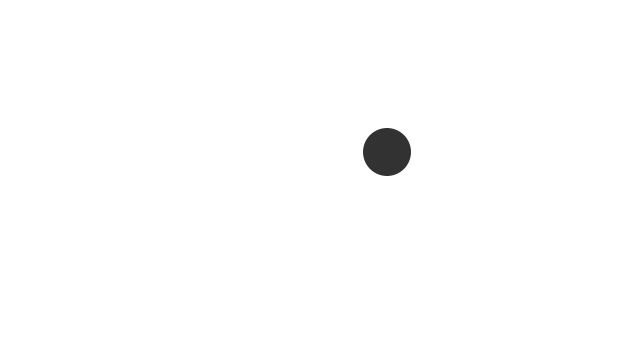
Frame 1 (no input)
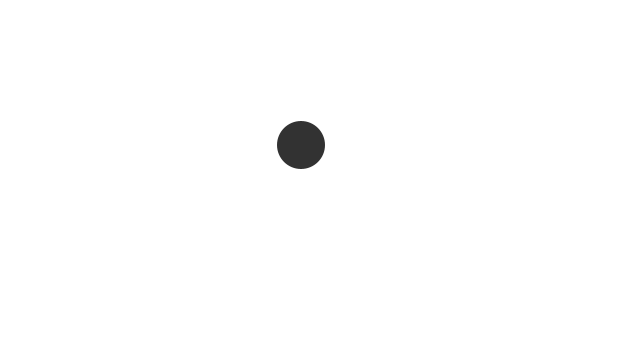
Frame 60 (the mouse pressed at the canvas centre just before this capture)
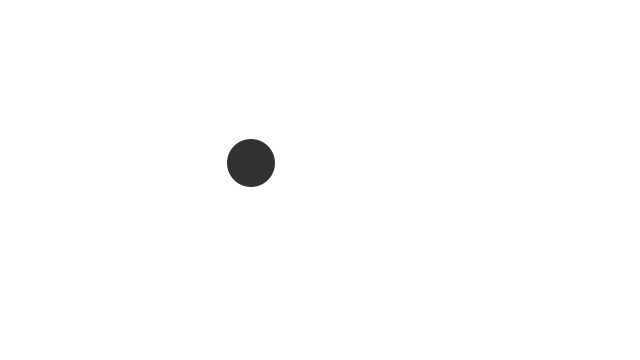
Frame 120 (the mouse held since frame 60 and released just before this capture)

The Processing sketch that drew these frames (run headless with seeded random() and noise(); from frame 60 on, the mouse is pressed at the canvas centre):

// Processing sketch: PerlinNoise
// ── PerlinNoise.pde
// Objects
Ball ball;

// Variables
float timeX = 0;
float timeY = 100;

void setup() {
  // Initialize Window
  size(640, 360);
  background(255);

  // Initialize Object
  ball = new Ball(width / 2, height/2);
}

void draw() {
  background(255);
  
  // Mapping Object's Properties
  ball.move((int)map(noise(timeX),0,1,0,width), (int)map(noise(timeY),0,1,0,height));
  ball.display();
  
  // Time Increment
  timeX += 0.005;
  timeY += 0.005;
}

// ── Ball.pde
class Ball {
  // Variables
  PVector location;

  // Object Constructor
  Ball(int xLocation, int yLocation) {
    location = new  PVector(xLocation, yLocation);
  }

  // move Function
  void move(int xLocation, int yLocation) {
    location = new  PVector(xLocation, yLocation); 
    // Check Corners
    checkCorners();
  }

  // Display Function
  void display() {
    fill(50);
    noStroke();
    ellipse(location.x, location.y, 48, 48);
  }

  // Check Corners Function
  void checkCorners() {
    if (location.x + 24 >= width || location.x - 24 <= 0)
      location.x = width / 2;
    if (location.y + 24 >= height || location.y - 24 <= 0)
      location.y = height / 2;
  }
}
